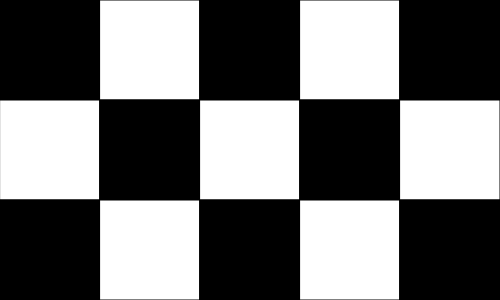
Frame 1 (no input)
Frame 60 (no input): identical to frame 1, image omitted
Frame 120 (the mouse pressed at the canvas centre since frame 60): identical to frame 1, image omitted

The p5.js sketch that drew this single still picture (run headless with seeded random() and noise() and a simulated clock; from frame 60 on, the mouse is pressed at the canvas centre):

// p5.js sketch
// ── sketch.js
// Project Title
// Your Name
// Date
//
// Extra for Experts:
// - describe what you did to take this project "above and beyond"

let myGrid = [[0, 255, 0, 255, 0],
              [255, 0, 255, 0, 255],
              [0, 255, 0, 255, 0]];

const NUM_ROWS =3;
const NUM_COLS = 5;

function mouseClick() {
  
}

let rectWidth, rectHeight;

function setup() {
  createCanvas(500, 300);
  rectWidth = 500/NUM_COLS;
  rectHeight = 300/NUM_ROWS;
}

function renderGrid() {
  for (let x = 0; x < NUM_COLS; x++) {
    for(let y = 0; y < NUM_ROWS; y++) {
      fill(myGrid[y][x]);
      rect(x*rectWidth, y*rectHeight,rectWidth, rectHeight);
    }
  }
}

function draw() {
  background(220);
  // if(frameCount%30 === 0) {
  //   myGrid[int(random(NUM_ROWS))][int(random(NUM_COLS))] = int(random(255));
  // }
  renderGrid();
  print(mouseX, rectWidth, mouseX/rectWidth, rectHeight);
  
}
